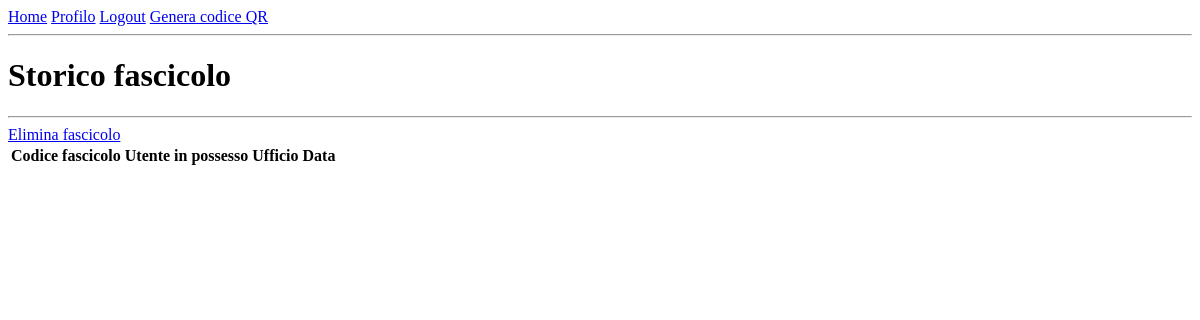
The app's page /fascicoli/12345 (signed in), older data.
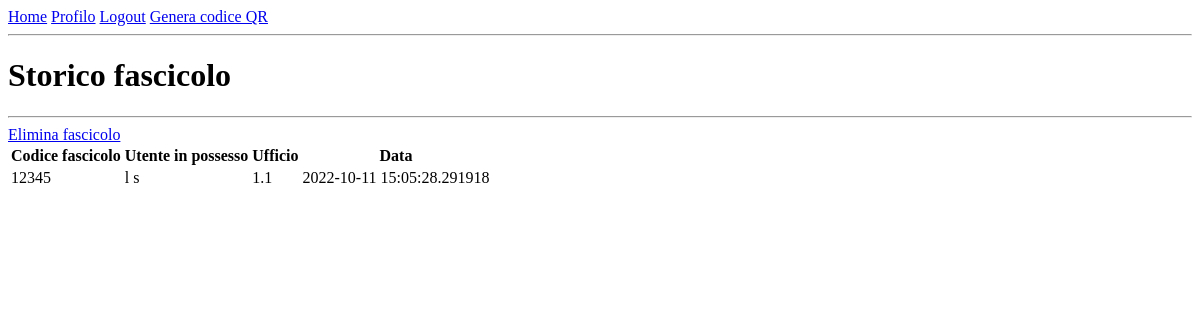
The same page, newer data.
### app/models.py (models this page shows, shortened)
class Files(db.Model):
    id = db.Column(db.Integer, primary_key=True)
    code = db.Column(db.String(32), index=True)
    created = db.Column(db.DateTime, index=True, default=datetime.utcnow)
    user_id = db.Column(db.Integer, db.ForeignKey('user.id'))
    user_name =  db.Column(db.String(64), index=True)
    user_office = db.Column(db.String(64), index=True)

### app/fascicoli.py (the view)
@bp.route('/<code>', methods=('GET', 'POST'))
@login_required
def file_details(code):
    files = Files.query.filter_by(code=code).order_by(Files.created).all()
    return render_template('qr_generation/file_details.html', title=current_app.config["LABELS"]["storico_fascicolo"], files=files, code=code)

### app/models.py (called while the page is built)
@login.user_loader
def load_user(id):
    return User.query.get(int(id))

### app/templates/qr_generation/file_details.html
{% extends "base.html" %}
{% block content %}
    <h1>{{ config.LABELS.storico_fascicolo }}</h1>
    <hr>
    <a href="{{ url_for('fascicoli.file_delete', code=code) }}">{{ config.LABELS.elimina_fascicolo }}</a>
    <table>
        <tr>
          <th>Codice fascicolo</th>
          <th>Utente in possesso</th>
          <th>Ufficio</th>
          <th>Data</th>
        </tr>
        {% for fascicolo in files %}
        <tr>
          <td>{{ fascicolo.code }}</td>
          <td>{{ fascicolo.user_name }}</td>
          <td>{{ fascicolo.user_office }}</td>
          <td>{{ fascicolo.created }}</td>
        </tr>
        {% endfor %}
    </table>
{% endblock %}

### app/templates/base.html (shortened to what this page needs)
<html>
    <head>
    </head>
    <body>
        <div>
            <a href="{{ url_for('index') }}">{{ config.LABELS.home }}</a>
            {% if current_user.is_authenticated %}
                <a href="{{ url_for('user.user', id=current_user.id) }}">{{ config.LABELS.profilo }}</a>
                <a href="{{ url_for('auth.logout') }}">{{ config.LABELS.logout }}</a>
                <a href="{{ url_for('fascicoli.generation') }}">{{ config.LABELS.genera }}</a>
            {% else %}
                <a href="{{ url_for('auth.login') }}">{{ config.LABELS.login }}</a>
            {% endif %}
        </div>
        <hr>
        {% block content %}{% endblock %}
    </body>
</html>

Row changes from the older to the newer data that the page shows:
added Files: code "12345", user_name "l s", user_office "1.1", created "2022-10-11 15:05:28.291918"
